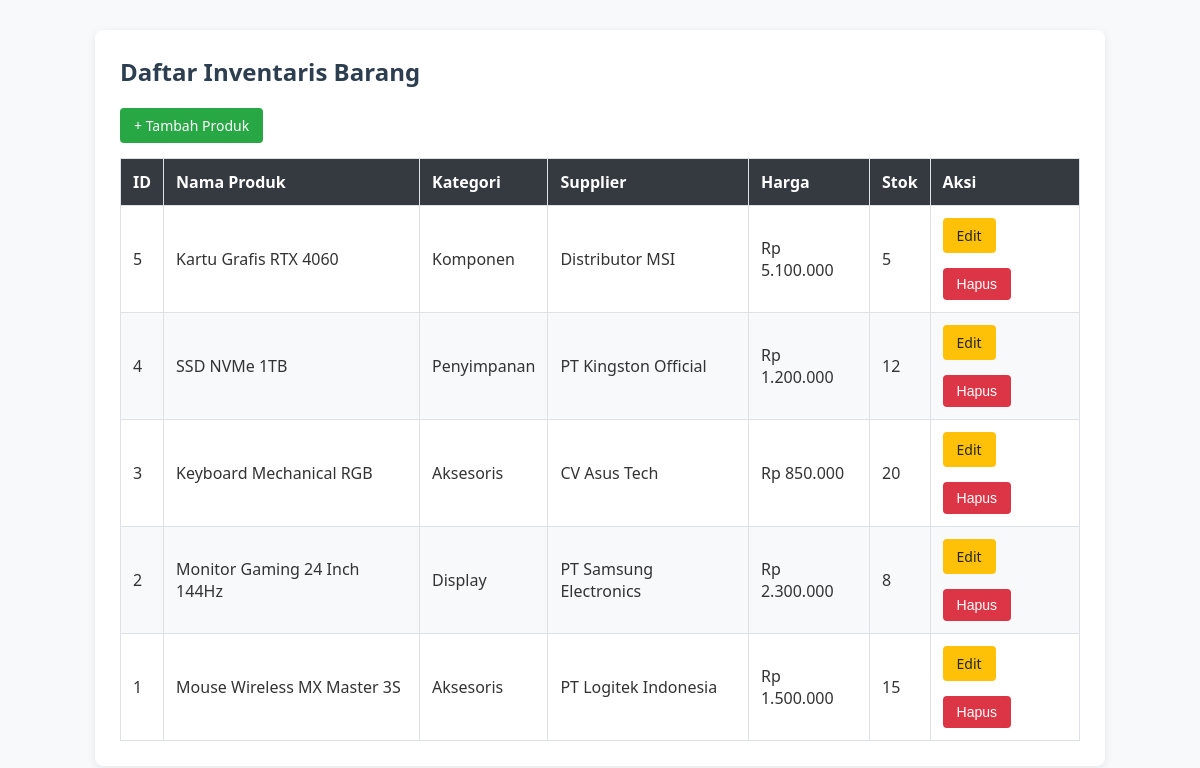
The page / on the database its author committed.
### tables this page shows
CREATE TABLE IF NOT EXISTS products (
    id INT AUTO_INCREMENT PRIMARY KEY,
    name VARCHAR(150) NOT NULL,
    category_id INT NOT NULL,
    supplier_id INT NOT NULL,
    price DECIMAL(12,2) NOT NULL,
    stock INT NOT NULL DEFAULT 0,
    FOREIGN KEY (category_id) REFERENCES categories(id) ON DELETE CASCADE,
    FOREIGN KEY (supplier_id) REFERENCES suppliers(id) ON DELETE CASCADE
);

CREATE TABLE IF NOT EXISTS categories (
    id INT AUTO_INCREMENT PRIMARY KEY,
    name VARCHAR(100) NOT NULL
);

CREATE TABLE IF NOT EXISTS suppliers (
    id INT AUTO_INCREMENT PRIMARY KEY,
    name VARCHAR(100) NOT NULL,
    phone VARCHAR(20)
);

### index.php (the view, shortened to what this page needs)
<?php
try {
    $pdo = Database::getInstance()->getConnection();
    $sql = "SELECT p.id, p.name, p.price, p.stock,
                   c.name AS category_name,
                   s.name AS supplier_name
            FROM products p
            JOIN categories c ON p.category_id = c.id
            JOIN suppliers s ON p.supplier_id = s.id
            ORDER BY p.id DESC";
    $stmt = $pdo->query($sql);
    $products = $stmt->fetchAll();
} catch (Exception $e) {
    die("Error: " . $e->getMessage());
}
?>
<!DOCTYPE html>
<html lang="id">
<head>
    <link rel="stylesheet" href="assets/style.css">
</head>
<body>
    <div class="container">
        <h2>Daftar Inventaris Barang</h2>
        <div style="margin-bottom: 15px;">
            <a href="create.php" class="btn btn-primary">+ Tambah Produk</a>
        </div>
        <table>
            <thead>
                <tr>
                    <th>ID</th>
                    <th>Nama Produk</th>
                    <th>Kategori</th>
                    <th>Supplier</th>
                    <th>Harga</th>
                    <th>Stok</th>
                    <th>Aksi</th>
                </tr>
            </thead>
            <tbody>
                <?php if (count($products) > 0): ?>
                    <?php foreach ($products as $p): ?>
                    <tr>
                        <td><?= htmlspecialchars($p['id']) ?></td>
                        <td><?= htmlspecialchars($p['name']) ?></td>
                        <td><?= htmlspecialchars($p['category_name']) ?></td>
                        <td><?= htmlspecialchars($p['supplier_name']) ?></td>
                        <td>Rp <?= number_format($p['price'], 0, ',', '.') ?></td>
                        <td><?= htmlspecialchars($p['stock']) ?></td>
                        <td>
                            <a href="edit.php?id=<?= $p['id'] ?>" class="btn btn-warning">Edit</a>
                            <form method="POST" action="delete.php" style="display:inline;" onsubmit="return confirm('Yakin ingin menghapus produk ini?')">
                                <button type="submit" class="btn btn-danger">Hapus</button>
                            </form>
                        </td>
                    </tr>
                    <?php endforeach; ?>
                <?php else: ?>
                    <tr>
                        <td colspan="7" style="text-align: center;">Belum ada data produk.</td>
                    </tr>
                <?php endif; ?>
            </tbody>
        </table>
    </div>
</body>
</html>

### assets/style.css (style rules this page uses)
body { font-family: system-ui, -apple-system, sans-serif; margin: 30px; background-color: #f8f9fa; color: #333; }
.container { max-width: 960px; margin: auto; background: #fff; padding: 25px; border-radius: 8px; box-shadow: 0 2px 8px rgba(0,0,0,0.08); }
h2 { margin-top: 0; margin-bottom: 20px; color: #2c3e50; }
table { width: 100%; border-collapse: collapse; margin-top: 15px; }
th, td { border: 1px solid #dee2e6; padding: 12px; text-align: left; }
th { background-color: #343a40; color: white; }
tr:nth-child(even) { background-color: #f8f9fa; }
.btn { padding: 8px 14px; text-decoration: none; border: none; border-radius: 4px; cursor: pointer; font-size: 14px; display: inline-block; }
.btn-primary { background-color: #28a745; color: white; }
.btn-warning { background-color: #ffc107; color: #212529; }
.btn-danger { background-color: #dc3545; color: white; }
button[type="submit"] { margin-top: 15px; }

### rows shown on the page
products: id "5", name "Kartu Grafis RTX 4060", category.name "Komponen", supplier.name "Distributor MSI", price "5.100.000", stock "5"
products: id "4", name "SSD NVMe 1TB", category.name "Penyimpanan", supplier.name "PT Kingston Official", price "1.200.000", stock "12"
products: id "3", name "Keyboard Mechanical RGB", category.name "Aksesoris", supplier.name "CV Asus Tech", price "850.000", stock "20"
products: id "2", name "Monitor Gaming 24 Inch 144Hz", category.name "Display", supplier.name "PT Samsung Electronics", price "2.300.000", stock "8"
products: id "1", name "Mouse Wireless MX Master 3S", category.name "Aksesoris", supplier.name "PT Logitek Indonesia", price "1.500.000", stock "15"
